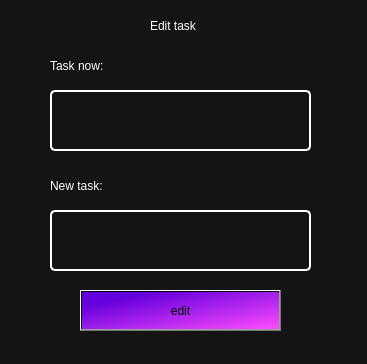
<?xml version="1.0" encoding="UTF-8"?>
<ui version="4.0">
 <class>edittask</class>
 <widget class="QDialog" name="edittask">
  <property name="geometry">
   <rect>
    <x>0</x>
    <y>0</y>
    <width>367</width>
    <height>364</height>
   </rect>
  </property>
  <property name="windowTitle">
   <string>Dialog</string>
  </property>
  <property name="styleSheet">
   <string notr="true">background-color:rgb(20, 20, 20);</string>
  </property>
  <widget class="QPushButton" name="create">
   <property name="geometry">
    <rect>
     <x>80</x>
     <y>290</y>
     <width>201</width>
     <height>41</height>
    </rect>
   </property>
   <property name="styleSheet">
    <string notr="true">background-color: qlineargradient(spread:pad, x1:0.159204, y1:0.205, x2:1, y2:1, stop:0 rgba(100, 0, 221, 255), stop:1 rgba(255, 76, 255, 255));</string>
   </property>
   <property name="text">
    <string>edit</string>
   </property>
  </widget>
  <widget class="QTextBrowser" name="textNow">
   <property name="geometry">
    <rect>
     <x>50</x>
     <y>90</y>
     <width>261</width>
     <height>61</height>
    </rect>
   </property>
   <property name="styleSheet">
    <string notr="true">background-color:rgb(20, 20, 20);
color:white;
border: 2px solid white;
border-radius:5px;
</string>
   </property>
  </widget>
  <widget class="QTextEdit" name="textNew">
   <property name="geometry">
    <rect>
     <x>50</x>
     <y>210</y>
     <width>261</width>
     <height>61</height>
    </rect>
   </property>
   <property name="styleSheet">
    <string notr="true">background-color:rgb(20, 20, 20);
color:white;
border: 2px solid white;
border-radius:5px;
</string>
   </property>
  </widget>
  <widget class="QLabel" name="label">
   <property name="geometry">
    <rect>
     <x>50</x>
     <y>50</y>
     <width>101</width>
     <height>31</height>
    </rect>
   </property>
   <property name="styleSheet">
    <string notr="true">color:white;</string>
   </property>
   <property name="text">
    <string>Task now:</string>
   </property>
  </widget>
  <widget class="QLabel" name="label_2">
   <property name="geometry">
    <rect>
     <x>50</x>
     <y>170</y>
     <width>101</width>
     <height>31</height>
    </rect>
   </property>
   <property name="styleSheet">
    <string notr="true">color:white;</string>
   </property>
   <property name="text">
    <string>New task:</string>
   </property>
  </widget>
  <widget class="QLabel" name="label_3">
   <property name="geometry">
    <rect>
     <x>150</x>
     <y>0</y>
     <width>101</width>
     <height>51</height>
    </rect>
   </property>
   <property name="styleSheet">
    <string notr="true">color:white;</string>
   </property>
   <property name="text">
    <string>Edit task</string>
   </property>
  </widget>
 </widget>
 <resources/>
 <connections/>
</ui>
